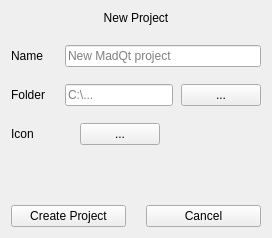
      <widget class="QWidget" name="newProjectPg">
       <layout class="QVBoxLayout" name="verticalLayout_5">
        <property name="spacing">
         <number>20</number>
        </property>
        <item>
         <widget class="QLabel" name="label_7">
          <property name="styleSheet">
           <string notr="true"/>
          </property>
          <property name="text">
           <string>New Project</string>
          </property>
          <property name="alignment">
           <set>Qt::AlignCenter</set>
          </property>
          <property name="isTitle" stdset="0">
           <bool>true</bool>
          </property>
         </widget>
        </item>
        <item>
         <layout class="QFormLayout" name="formLayout_2">
          <property name="verticalSpacing">
           <number>17</number>
          </property>
          <item row="0" column="0">
           <widget class="QLabel" name="label">
            <property name="text">
             <string>Name</string>
            </property>
           </widget>
          </item>
          <item row="0" column="1">
           <widget class="QLineEdit" name="projectNameInput">
            <property name="frame">
             <bool>true</bool>
            </property>
            <property name="placeholderText">
             <string>New MadQt project</string>
            </property>
           </widget>
          </item>
          <item row="1" column="0">
           <widget class="QLabel" name="label_2">
            <property name="text">
             <string>Folder</string>
            </property>
           </widget>
          </item>
          <item row="1" column="1">
           <layout class="QHBoxLayout" name="horizontalLayout">
            <property name="spacing">
             <number>8</number>
            </property>
            <item>
             <widget class="QLineEdit" name="NewPFolderName">
              <property name="frame">
               <bool>true</bool>
              </property>
              <property name="placeholderText">
               <string>C:\...</string>
              </property>
             </widget>
            </item>
            <item>
             <widget class="QPushButton" name="newPFolder">
              <property name="minimumSize">
               <size>
                <width>24</width>
                <height>0</height>
               </size>
              </property>
              <property name="cursor">
               <cursorShape>PointingHandCursor</cursorShape>
              </property>
              <property name="statusTip">
               <string>Select folder</string>
              </property>
              <property name="text">
               <string>...</string>
              </property>
             </widget>
            </item>
           </layout>
          </item>
          <item row="2" column="1">
           <layout class="QHBoxLayout" name="horizontalLayout_20">
            <property name="spacing">
             <number>8</number>
            </property>
            <item>
             <widget class="QLabel" name="newPIcon">
              <property name="text">
               <string/>
              </property>
              <property name="pixmap">
               <pixmap resource="resources.qrc">:/images/img/mpi_logo.ico</pixmap>
              </property>
             </widget>
            </item>
            <item>
             <widget class="QPushButton" name="newPIconBrowse">
              <property name="minimumSize">
               <size>
                <width>24</width>
                <height>0</height>
               </size>
              </property>
              <property name="cursor">
               <cursorShape>PointingHandCursor</cursorShape>
              </property>
              <property name="statusTip">
               <string>Select image file -&gt; will be converted to .ico</string>
              </property>
              <property name="text">
               <string>...</string>
              </property>
             </widget>
            </item>
            <item>
             <spacer name="horizontalSpacer_6">
              <property name="orientation">
               <enum>Qt::Horizontal</enum>
              </property>
              <property name="sizeHint" stdset="0">
               <size>
                <width>40</width>
                <height>20</height>
               </size>
              </property>
             </spacer>
            </item>
           </layout>
          </item>
          <item row="2" column="0">
           <widget class="QLabel" name="label_29">
            <property name="text">
             <string>Icon</string>
            </property>
           </widget>
          </item>
         </layout>
        </item>
        <item>
         <spacer name="verticalSpacer_3">
          <property name="orientation">
           <enum>Qt::Vertical</enum>
          </property>
          <property name="sizeHint" stdset="0">
           <size>
            <width>20</width>
            <height>40</height>
           </size>
          </property>
         </spacer>
        </item>
        <item>
         <layout class="QHBoxLayout" name="horizontalLayout_2">
          <item>
           <widget class="JumpButton" name="createP">
            <property name="cursor">
             <cursorShape>PointingHandCursor</cursorShape>
            </property>
            <property name="text">
             <string>Create Project</string>
            </property>
            <property name="icon">
             <iconset resource="resources.qrc">
              <normaloff>:/icons/img/cil-file.png</normaloff>:/icons/img/cil-file.png</iconset>
            </property>
           </widget>
          </item>
          <item>
           <widget class="JumpButton" name="cancelCreateP">
            <property name="cursor">
             <cursorShape>PointingHandCursor</cursorShape>
            </property>
            <property name="text">
             <string>Cancel</string>
            </property>
            <property name="icon">
             <iconset resource="resources.qrc">
              <normaloff>:/icons/img/cil-x.png</normaloff>:/icons/img/cil-x.png</iconset>
            </property>
           </widget>
          </item>
         </layout>
        </item>
       </layout>
      </widget>
